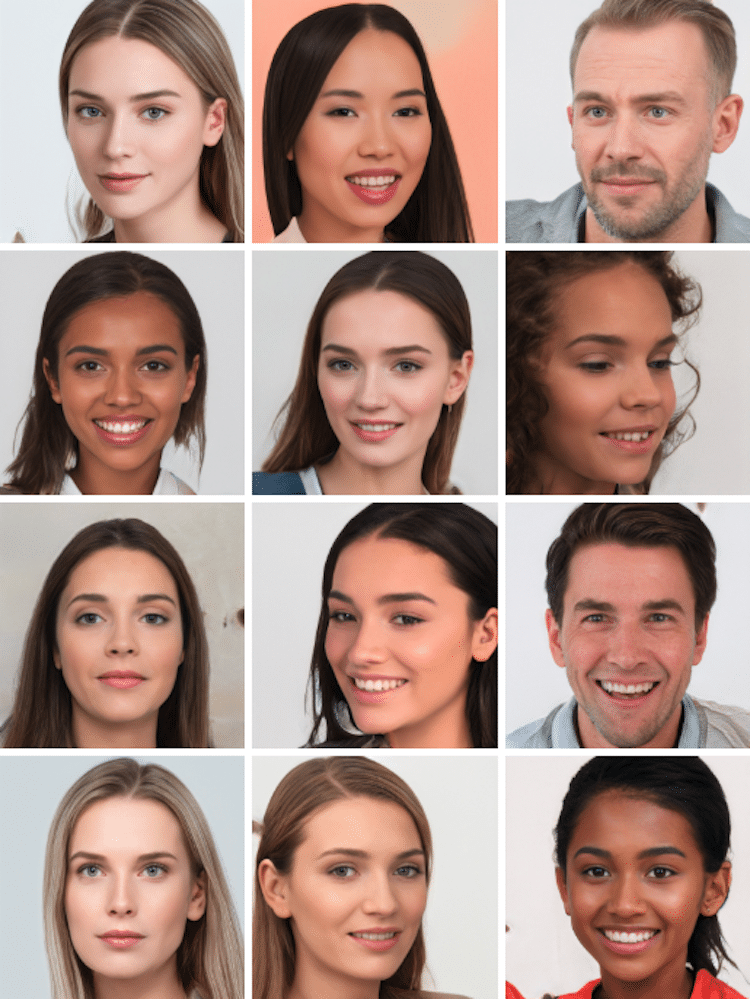
#> input picture faces.png, 750 x 999 px
$ python facerecognition.py
#> lines starting #> are read from the running program, lines starting #| are printed output that depends on the picture; after the words box and inside, x2 and y2 are one past the last pixel; in counts of white or black regions, pixels touching at a corner belong together
import cv2

faces = cv2.imread("faces.png")
#> faces is the input picture: shape (999, 750, 3); mean B, G, R 134.1, 143.6, 172
faces_gray = cv2.cvtColor(faces, cv2.COLOR_BGR2GRAY)
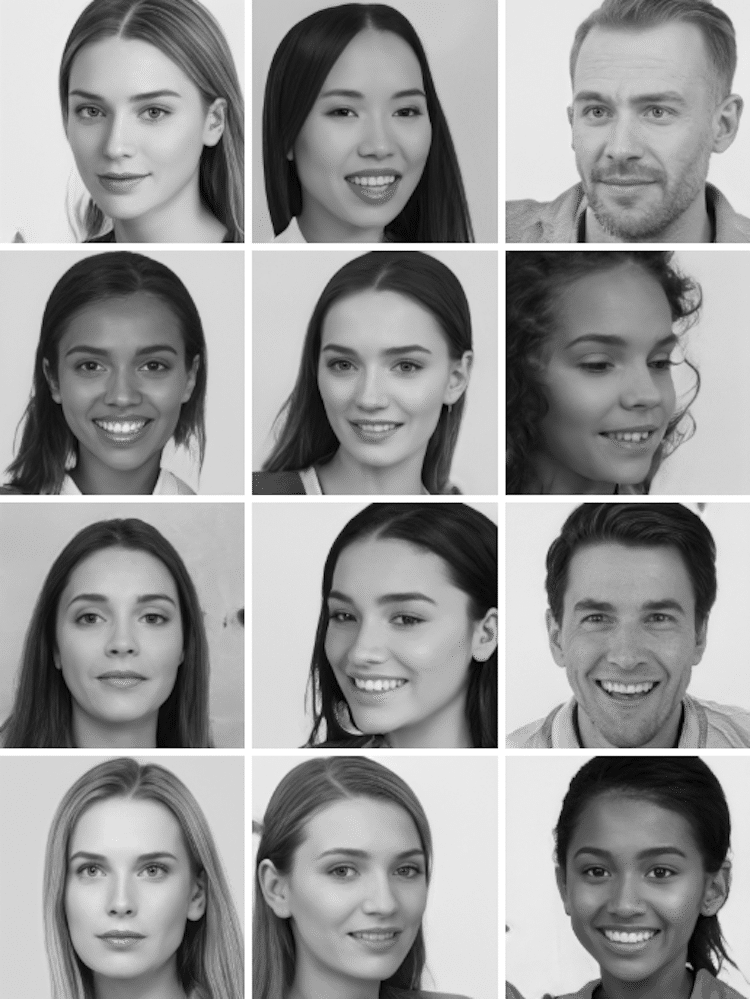
#> faces_gray: shape (999, 750); min 4, max 255, mean 151


haar_face = cv2.CascadeClassifier("face-haar.xml")
haar_eye = cv2.CascadeClassifier("eye-haar.xml")
detected_faces = haar_face.detectMultiScale(faces_gray)
#> detected_faces = [[45, 304, 153, 153], [44, 555, 157, 157], [46, 812, 151, 151], [41, 48, 163, 163], [294, 807, 161, 161], [539, 45, 172, 172], [295, 302, 159, 159], [542, 551, 170, 170], [545, 804, 163, 163], [295, 50, 158, 158], [295, 555, 162, 162], [533, 285, 190, 190]]

for (x, y, w, h) in detected_faces:
    cv2.rectangle(faces, (x, y), (x+w, y+h), (255,0,0), 2)
    eye_color=faces[y:y+h, x:x+h]
    eye_gray=faces_gray[y:y+h, x:x+h]
    detected_eye = haar_eye.detectMultiScale(eye_gray, 1.2, 10)
    for (xm, ym, wm, hm) in detected_eye:
            cv2.rectangle(eye_color, (xm, ym), (xm+wm, ym+hm), (0,255,0), 2)
#> this loop made 12 passes
#> (x, y, w, h, detected_eye) on passes 1 to 11: (45, 304, 153, 153, [[23, 42, 40, 40], [87, 41, 40, 40]]), (44, 555, 157, 157, [[23, 42, 41, 41], [88, 44, 39, 39]]), (46, 812, 151, 151, [[23, 38, 39, 39], [87, 37, 41, 41]]), (41, 48, 163, 163, [[27, 43, 40, 40], [90, 43, 42, 42]]), (294, 807, 161, 161, [[27, 41, 43, 43], [94, 45, 37, 37]]), (539, 45, 172, 172, [[36, 47, 38, 38], [94, 46, 42, 42]]), (295, 302, 159, 159, [[27, 43, 37, 37], [91, 45, 39, 39]]), (542, 551, 170, 170, [[93, 42, 48, 48], [29, 44, 49, 49]]), (545, 804, 163, 163, [[28, 45, 45, 45], [93, 47, 42, 42]]), (295, 50, 158, 158, [[26, 42, 39, 39], [92, 41, 40, 40]]), (295, 555, 162, 162, [[31, 44, 36, 36], [84, 42, 43, 43]])
#> pass 1, `eye_color=faces[y:y+h, x:x+h]`:
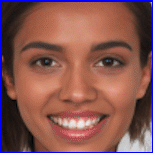
#> eye_color: shape (153, 153, 3); mean B, G, R 79.8, 85.8, 134.2
#> pass 1, `eye_gray=faces_gray[y:y+h, x:x+h]`:
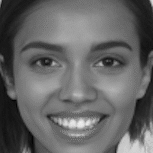
#> eye_gray: shape (153, 153); min 4, max 241, mean 101.2
#> pass 2, `eye_gray=faces_gray[y:y+h, x:x+h]`:
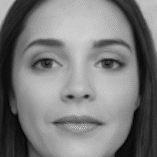
#> eye_gray: shape (157, 157); min 4, max 212, mean 123.8
#> after the loop:
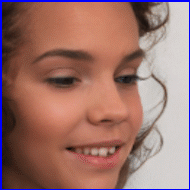
#> eye_color: shape (190, 190, 3); mean B, G, R 109.5, 115.6, 156.4
#> after the loop:
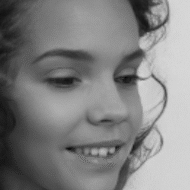
#> eye_gray: shape (190, 190); min 4, max 216, mean 129.6
#> after the loop:
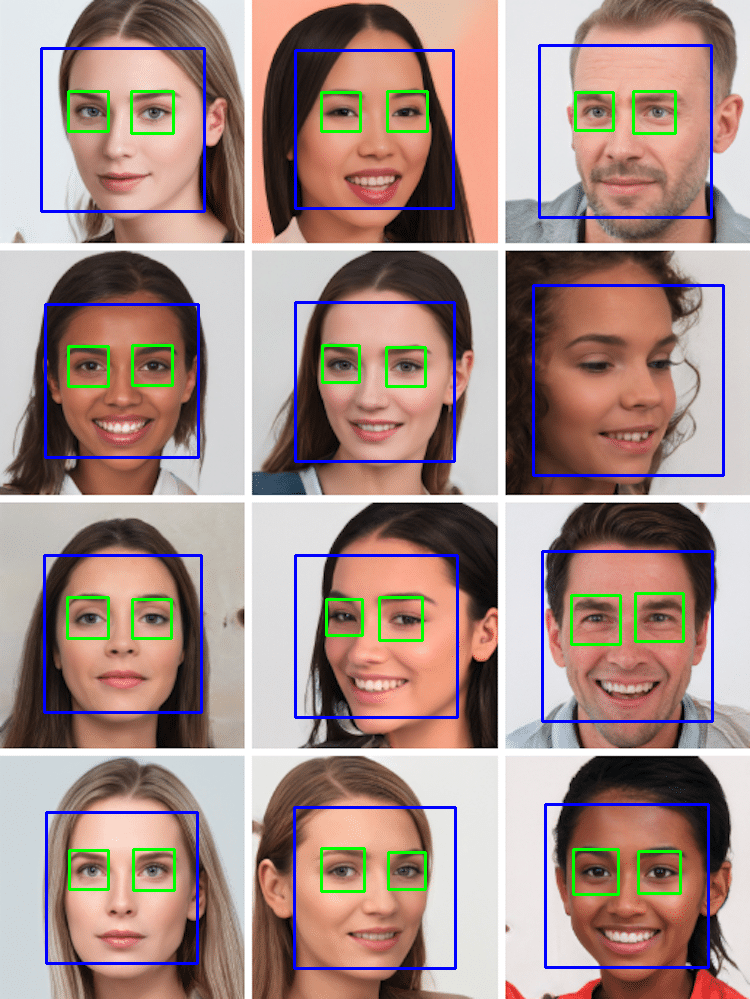
#> faces: shape (999, 750, 3); 4.56% of pixels changed, all inside (x1, y1, x2, y2) = (40, 44, 725, 970)


cv2.imshow("Title", faces)
cv2.imshow("gray", faces_gray)

cv2.waitKey(0)
cv2.destroyAllWindows()

$ run again, with DianaTakacs.jpg saved as faces.png
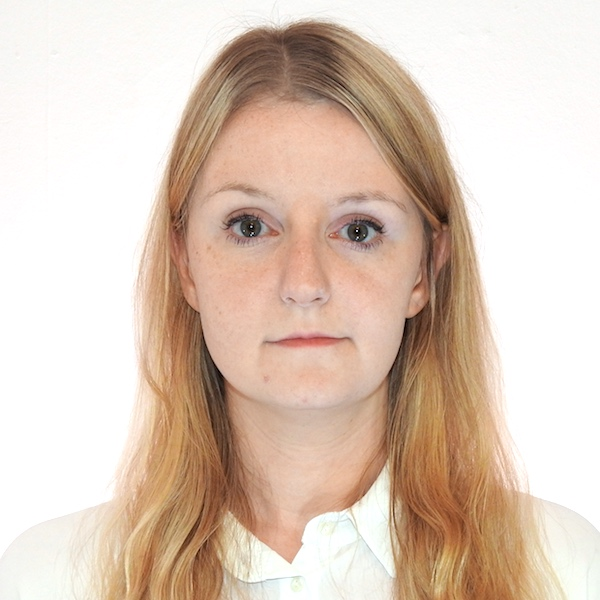
#> input picture DianaTakacs.jpg, 600 x 600 px
#> faces is the input picture: shape (600, 600, 3); mean B, G, R 185.8, 200.9, 221
#> detected_faces = [[159, 120, 293, 293]]
#> the loop `for (x, y, w, h) in detected_faces:` made 1 pass
#> (x, y, w, h, detected_eye) on pass 1: (159, 120, 293, 293, [[56, 75, 62, 62], [166, 79, 65, 65]])
#> after the loop `for (x, y, w, h) in detected_faces:`:
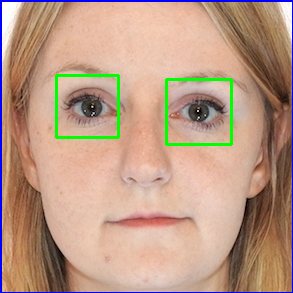
#> eye_color: shape (293, 293, 3); mean B, G, R 133.5, 154.2, 187.1
#> after the loop `for (x, y, w, h) in detected_faces:`:
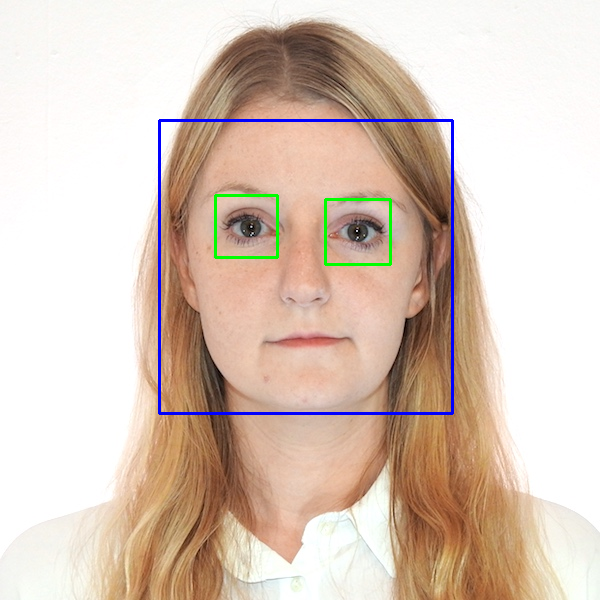
#> faces: shape (600, 600, 3); 1.4% of pixels changed, all inside (x1, y1, x2, y2) = (158, 119, 454, 415)
